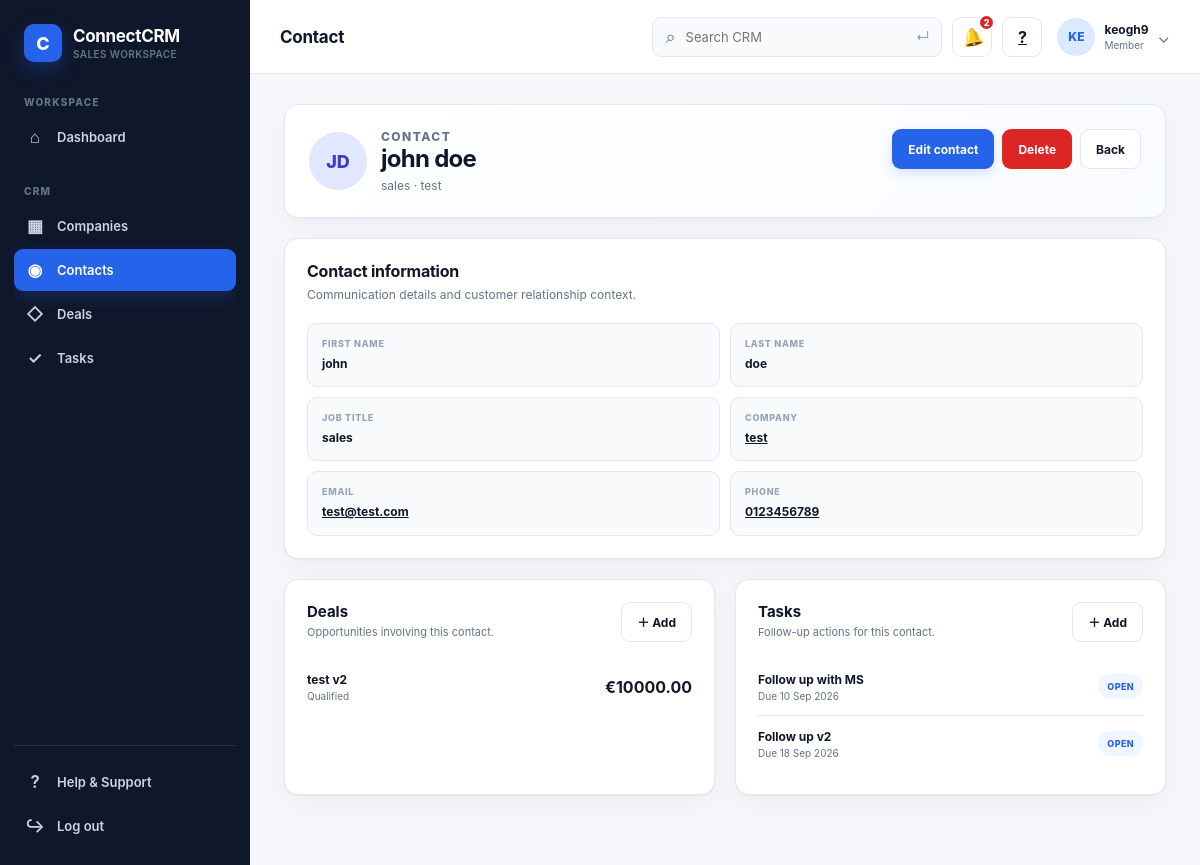
The page /crm/contacts/2/ (signed in) on the database its author committed.
### crm/models.py (models this page shows, shortened)
class Membership(models.Model):
    ADMIN = "admin"
    SALES = "sales"
    MEMBER = "member"
    ROLE_CHOICES = [
        (ADMIN, "Admin"),
        (SALES, "Sales"),
        (MEMBER, "Member"),
    ]
    user = models.ForeignKey(
        settings.AUTH_USER_MODEL,
        on_delete=models.CASCADE,
        related_name="memberships",
    )
    business = models.ForeignKey(
        Business,
        on_delete=models.CASCADE,
        related_name="memberships",
    )
    role = models.CharField(
        max_length=20,
        choices=ROLE_CHOICES,
        default=MEMBER,
    )
    class Meta:
        constraints = [
            models.UniqueConstraint(
                fields=["user", "business"],
                name="unique_user_business_membership",
            )
        ]

class Contact(models.Model):
    business = models.ForeignKey(
        Business,
        on_delete=models.CASCADE,
        related_name="contacts",
    )
    company = models.ForeignKey(
        Company,
        on_delete=models.SET_NULL,
        null=True,
        blank=True,
        related_name="contacts",
    )
    first_name = models.CharField(
        max_length=100,
    )
    last_name = models.CharField(
        max_length=100,
    )
    job_title = models.CharField(
        max_length=150,
        blank=True,
    )
    email = models.EmailField(
        blank=True,
    )
    phone = models.CharField(
        max_length=50,
        blank=True,
    )
    created_at = models.DateTimeField(
        auto_now_add=True,
    )
    class Meta:
        ordering = ["last_name", "first_name"]

class Company(models.Model):
    business = models.ForeignKey(
        Business,
        on_delete=models.CASCADE,
        related_name="companies",
    )
    name = models.CharField(
        max_length=200,
    )
    industry = models.CharField(
        max_length=100,
        blank=True,
    )
    phone = models.CharField(
        max_length=50,
        blank=True,
    )
    email = models.EmailField(
        blank=True,
    )
    website = models.URLField(
        blank=True,
    )
    created_at = models.DateTimeField(
        auto_now_add=True,
    )
    class Meta:
        ordering = ["name"]

class Deal(models.Model):
    LEAD = "lead"
    QUALIFIED = "qualified"
    PROPOSAL = "proposal"
    NEGOTIATION = "negotiation"
    WON = "won"
    LOST = "lost"
    STAGE_CHOICES = [
        (LEAD, "Lead"),
        (QUALIFIED, "Qualified"),
        (PROPOSAL, "Proposal"),
        (NEGOTIATION, "Negotiation"),
        (WON, "Won"),
        (LOST, "Lost"),
    ]
    business = models.ForeignKey(
        Business,
        on_delete=models.CASCADE,
        related_name="deals",
    )
    owner = models.ForeignKey(
        settings.AUTH_USER_MODEL,
        on_delete=models.SET_NULL,
        null=True,
        blank=True,
        related_name="deals",
        help_text="The team member this deal belongs to.",
    )
    company = models.ForeignKey(
        Company,
        on_delete=models.SET_NULL,
        null=True,
        blank=True,
        related_name="deals",
    )
    contact = models.ForeignKey(
        Contact,
        on_delete=models.SET_NULL,
        null=True,
        blank=True,
        related_name="deals",
    )
    title = models.CharField(
        max_length=200,
    )
    value = models.DecimalField(
        max_digits=12,
        decimal_places=2,
        default=0,
    )
    stage = models.CharField(
        max_length=20,
        choices=STAGE_CHOICES,
        default=LEAD,
    )
    created_at = models.DateTimeField(
        auto_now_add=True,
    )
    updated_at = models.DateTimeField(
        auto_now=True,
    )
    class Meta:
        ordering = ["-updated_at"]

class Task(models.Model):
    business = models.ForeignKey(
        Business,
        on_delete=models.CASCADE,
        related_name="tasks",
    )
    company = models.ForeignKey(
        Company,
        on_delete=models.SET_NULL,
        null=True,
        blank=True,
        related_name="tasks",
    )
    contact = models.ForeignKey(
        Contact,
        on_delete=models.SET_NULL,
        null=True,
        blank=True,
        related_name="tasks",
    )
    deal = models.ForeignKey(
        Deal,
        on_delete=models.SET_NULL,
        null=True,
        blank=True,
        related_name="tasks",
    )
    title = models.CharField(
        max_length=200,
    )
    description = models.TextField(
        blank=True,
    )
    due_date = models.DateField(
        null=True,
        blank=True,
    )
    due_time = models.TimeField(
        null=True,
        blank=True,
    )
    completed = models.BooleanField(
        default=False,
    )
    created_at = models.DateTimeField(
        auto_now_add=True,
    )
    class Meta:
        ordering = ["due_date", "due_time", "-created_at"]

### crm/views.py (the view)
@login_required
def contact_detail(request, contact_id):
    business = _get_business(request)
    if business is None:
        return redirect("core:dashboard")
    contact = get_object_or_404(
        Contact.objects.select_related("company"),
        id=contact_id,
        business=business,
    )
    deals = Deal.objects.filter(
        contact=contact,
        business=business,
    ).select_related("company")
    tasks = Task.objects.filter(
        contact=contact,
        business=business,
    ).select_related("company", "deal")[:8]
    return render(
        request,
        "crm/contact_detail.html",
        {
            "contact": contact,
            "deals": deals,
            "tasks": tasks,
        },
    )

### crm/tenancy.py (called while the page is built, shortened)
def get_business_and_membership(request):
    tenant = getattr(request, "business", None)
    membership = (
        Membership.objects.filter(user=request.user)
        .select_related("business")
        .first()
    )
    return membership, False

### crm/views.py (called while the page is built)
def _get_membership(request):
    membership, tenant_locked = get_business_and_membership(request)
    if membership is None and tenant_locked:
        messages.error(request, "You don't have access to this workspace.")
    return membership

def _get_business(request):
    membership = _get_membership(request)
    return membership.business if membership else None

### templates/crm/contact_detail.html (shortened to what this page needs)
{% extends "base.html" %}
{% block page_heading %}<h1>Contact</h1>{% endblock %}
{% block content %}
<div class="detail-hero"><div class="detail-identity"><div class="detail-avatar contact">{{ contact.first_name|slice:":1"|upper }}{{ contact.last_name|slice:":1"|upper }}</div><div><p class="page-eyebrow">CONTACT</p><h1>{{ contact.first_name }} {{ contact.last_name }}</h1><p>{{ contact.job_title|default:"Contact" }}{% if contact.company %} · {{ contact.company.name }}{% endif %}</p></div></div><div class="detail-actions"><a href="{% url 'crm:contact_edit' contact.id %}" class="btn btn-primary">Edit contact</a><a href="{% url 'crm:contact_delete' contact.id %}" class="btn btn-danger">Delete</a><a href="{% url 'crm:contact_list' %}" class="btn btn-secondary">Back</a></div></div>
<div class="content-card"><div class="card-header"><div><h2>Contact information</h2><p>Communication details and customer relationship context.</p></div></div><div class="detail-grid"><div class="detail-box"><span>First name</span><strong>{{ contact.first_name }}</strong></div><div class="detail-box"><span>Last name</span><strong>{{ contact.last_name }}</strong></div><div class="detail-box"><span>Job title</span><strong>{{ contact.job_title|default:"Not provided" }}</strong></div><div class="detail-box"><span>Company</span><strong>{% if contact.company %}<a href="{% url 'crm:company_detail' contact.company.id %}">{{ contact.company.name }}</a>{% else %}Not assigned{% endif %}</strong></div><div class="detail-box"><span>Email</span><strong>{% if contact.email %}<a href="mailto:{{ contact.email }}">{{ contact.email }}</a>{% else %}Not provided{% endif %}</strong></div><div class="detail-box"><span>Phone</span><strong>{% if contact.phone %}<a href="tel:{{ contact.phone }}">{{ contact.phone }}</a>{% else %}Not provided{% endif %}</strong></div></div></div>
<div class="related-grid"><section class="content-card"><div class="section-header"><div><h3>Deals</h3><p>Opportunities involving this contact.</p></div><a href="{% url 'crm:deal_create' %}" class="btn btn-secondary">＋ Add</a></div>{% for deal in deals %}<a class="related-item" href="{% url 'crm:deal_detail' deal.id %}"><span><strong class="row-title">{{ deal.title }}</strong><small class="row-subtitle">{{ deal.get_stage_display }}</small></span><strong>€{{ deal.value|floatformat:2 }}</strong></a>{% empty %}<div class="empty-state"><h3>No deals</h3><p>No opportunities are linked to this contact.</p></div>{% endfor %}</section><section class="content-card"><div class="section-header"><div><h3>Tasks</h3><p>Follow-up actions for this contact.</p></div><a href="{% url 'crm:task_create' %}" class="btn btn-secondary">＋ Add</a></div>{% for task in tasks %}<a class="related-item" href="{% url 'crm:task_detail' task.id %}"><span><strong class="row-title">{{ task.title }}</strong><small class="row-subtitle">{% if task.due_date %}Due {{ task.due_date|date:"d M Y" }}{% else %}No due date{% endif %}</small></span><span class="badge {% if task.completed %}badge-green{% else %}badge-blue{% endif %}">{% if task.completed %}Completed{% else %}Open{% endif %}</span></a>{% empty %}<div class="empty-state"><h3>No tasks</h3><p>Add a follow-up action to keep the relationship moving.</p></div>{% endfor %}</section></div>
{% endblock %}

### templates/base.html (shortened to what this page needs)
{% load static %}
<!DOCTYPE html>
<html lang="en">
<head>
    <link rel="stylesheet" href="{% static 'css/style.css' %}">
</head>
<body>
{% block auth_content %}
<div class="app-shell">
    <aside class="sidebar" data-sidebar>
        <div class="sidebar-brand">
            <a href="{% url 'core:dashboard' %}" class="brand-link">
                <span class="brand-icon">C</span>
                <span class="brand-copy">
                    <strong>ConnectCRM</strong>
                    <small>Sales workspace</small>
                </span>
            </a>
        </div>
        <nav class="sidebar-nav" aria-label="Main navigation">
            <p class="nav-label">WORKSPACE</p>
            <a href="{% url 'core:dashboard' %}" class="nav-link{% if request.resolver_match.url_name == 'dashboard' %} active{% endif %}">
                <span class="nav-icon">⌂</span><span>Dashboard</span>
            </a>
            <p class="nav-label nav-label-spaced">CRM</p>
            <a href="{% url 'crm:company_list' %}" class="nav-link{% if 'company' in request.resolver_match.url_name %} active{% endif %}">
                <span class="nav-icon">▦</span><span>Companies</span>
            </a>
            <a href="{% url 'crm:contact_list' %}" class="nav-link{% if 'contact' in request.resolver_match.url_name %} active{% endif %}">
                <span class="nav-icon">◉</span><span>Contacts</span>
            </a>
            <a href="{% url 'crm:deal_list' %}" class="nav-link{% if 'deal' in request.resolver_match.url_name %} active{% endif %}">
                <span class="nav-icon">◇</span><span>Deals</span>
            </a>
            <a href="{% url 'crm:task_list' %}" class="nav-link{% if 'task' in request.resolver_match.url_name %} active{% endif %}">
                <span class="nav-icon">✓</span><span>Tasks</span>
            </a>
        </nav>
        <div class="sidebar-footer">
            <a href="{% url 'core:help' %}" class="nav-link{% if request.resolver_match.url_name == 'help' %} active{% endif %}">
                <span class="nav-icon">?</span><span>Help & Support</span>
            </a>
            <form method="post" action="{% url 'accounts:logout' %}">
                <button type="submit" class="nav-link nav-button">
                    <span class="nav-icon">↪</span><span>Log out</span>
                </button>
            </form>
        </div>
    </aside>
    <main class="main-content">
        <header class="topbar">
            <div class="topbar-left">
                <div class="topbar-title">{% block page_heading %}<h1>Workspace</h1>{% endblock %}</div>
            </div>
            <div class="topbar-right">
                <div class="global-search" data-search data-suggestions-url="{% url 'crm:search_suggestions' %}">
                    <form method="get" action="{% url 'crm:search' %}" class="search-form" role="search">
                        <span class="search-icon" aria-hidden="true">⌕</span>
                        <input type="search" name="q" value="{{ request.GET.q|default:'' }}" placeholder="Search CRM" autocomplete="off" aria-label="Search CRM" data-search-input>
                        <button type="submit" class="search-submit" aria-label="Search">↵</button>
                    </form>
                </div>
                <div class="header-popover-wrap">
                    <button type="button" class="header-icon-button{% if header_notification_count %} has-notifications{% endif %}" data-notification-toggle aria-expanded="false" aria-label="Notifications">
                        <span class="bell-icon">🔔</span>
                        {% if header_notification_count %}<span class="notification-dot">{{ header_notification_count }}</span>{% endif %}
                    </button>
                </div>
                <a href="{% url 'core:help' %}" class="header-icon-button" aria-label="Help">?</a>
                <div class="header-popover-wrap user-menu-wrap">
                    <button type="button" class="user-menu-trigger" data-user-toggle aria-expanded="false">
                        <span class="user-avatar">{{ request.user.username|slice:":2"|upper }}</span>
                        <span class="user-menu-text"><strong>{{ request.user.username }}</strong><small>{{ header_membership.get_role_display|default:"Member" }}</small></span>
                        <span class="chevron">⌄</span>
                    </button>
                </div>
            </div>
        </header>
        <section class="page-content">
            {% block content %}{% endblock %}
        </section>
    </main>
</div>
{% endblock auth_content %}
</body>
</html>

### rows shown on the page
Membership: role "Member"
Contact: first_name "J", last_name "D", first_name "john", last_name "doe", job_title "sales", company.name "test", email "test@test.com", phone "0123456789"
Deal: title "test v2", stage "Qualified", value "10000.00"
Task: title "Follow up with MS", due_date "10 Sep 2026", completed "OPEN"
Task: title "Follow up v2", due_date "18 Sep 2026", completed "OPEN"

### other values the page prints
{{ header_notification_count }} "2"
{{ request.user.username|slice:":2"|upper }} "KE"
{{ request.user.username }} "keogh9"
